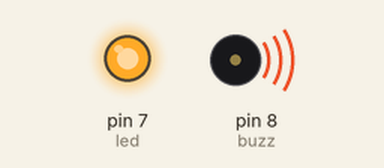
Bench run of a sketch on a simulated Arduino Uno, built with avr-gcc and run on an emulated ATmega328P. Shown: output pins drawn as LEDs (lit = HIGH), buzzer (waves = sounding).

Above: at 0.15 s.
At 24.6 s:
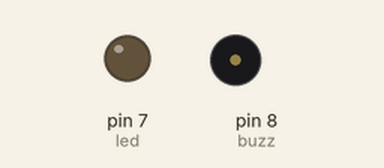
Timing chart, 0 to 47.7 s (numbered marks = the images above):
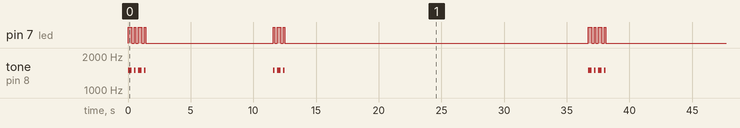

Measured:
- by itself, pin 7 (led): repeats every 36.7 s: LOW 0.20 s, HIGH 0.10 s, LOW 0.20 s, HIGH 0.30 s, LOW 0.20 s, HIGH 0.10 s, LOW 10.2 s, HIGH 0.10 s, LOW 0.20 s, HIGH 0.30 s, LOW 0.20 s, HIGH 0.10 s, LOW 24.2 s, HIGH 0.30 s
- by itself, tone on pin 8 (buzz): repeats every 36.7 s: silent 0.20 s, 1500 Hz 0.10 s, silent 0.20 s, 1500 Hz 0.30 s, silent 0.20 s, 1500 Hz 0.10 s, silent 10.2 s, 1500 Hz 0.10 s, silent 0.20 s, 1500 Hz 0.30 s, silent 0.20 s, 1500 Hz 0.10 s, silent 24.2 s, 1500 Hz 0.30 s

The sketch:

morseCode.ino
```cpp
#include <string.h>

#define LET_NUMBER 26
#define MORSE_NUMBER 26

#define BUZZ_FREQ 1500

#define BIP_TIME 100
#define TIME_BETWEEN_BIP 200
#define TIME_BETWEEN_LETTERS 1000

char led = 7;
char buzz = 8;

// 26 alphabet letters
char letters[26] = {'A', 'B', 'C', 'D', 'E', 'F', 'G', 'H', 'I', 'J', 'K', 'L', 'M',
                    'N', 'O', 'P', 'Q', 'R', 'S', 'T', 'U', 'V', 'W', 'X', 'Y', 'Z'};

// morse code (A to Z)
char *morseCode[26] = {"*-", "-***", "-*-*", "-**", "*", "**-*", "--*", "****", "**",
                       "*---", "-*-", "*-**", "--", "-*", "---", "*--*", "--*-", "*-*",
                       "***", "-", "**-", "***-", "*--", "-**-", "-*--", "--**"};

void setup()
{
    // init buzz and led to output mode
    pinMode(led, OUTPUT);
    pinMode(buzz, OUTPUT);
}

int getLetterPos(char letter)
{
    for (int i = 0; i < LET_NUMBER; i++)
    {
        if (letter == letters[i])
            return i;
    }
}

void playBipCode(char *morseCode)
{
    int morseLen = strlen(morseCode);
    for (int i = 0; i < morseLen; i++)
    {
        tone(buzz, BUZZ_FREQ);
        digitalWrite(led, HIGH);
        if (morseCode[i] == '*')
        {
            delay(BIP_TIME);
        }
        else if (morseCode[i] == '-')
        {
            delay(BIP_TIME*3);
        }
        noTone(buzz);
        digitalWrite(led, LOW);
        delay(TIME_BETWEEN_BIP);
    }

    delay(TIME_BETWEEN_LETTERS);
}

void playMorseCode(char letter)
{
    int letterPos = getLetterPos(letter);
    playBipCode(morseCode[letterPos]);
}

void playFullMorseCode(char *string)
{
    for (int i = 0; i < strlen(string); i++)
    {
      playMorseCode(string[i]);
    }
}

void loop()
{
    playFullMorseCode("Cristiano Ronaldo siuuuu");
    delay(10000);
}
```
